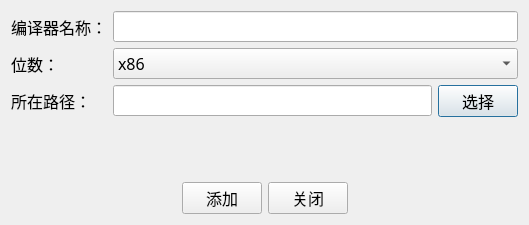
<?xml version="1.0" encoding="UTF-8"?>
<ui version="4.0">
 <class>CompilerDlg</class>
 <widget class="QDialog" name="CompilerDlg">
  <property name="geometry">
   <rect>
    <x>0</x>
    <y>0</y>
    <width>529</width>
    <height>225</height>
   </rect>
  </property>
  <property name="font">
   <font>
    <family>微软雅黑</family>
    <pointsize>12</pointsize>
   </font>
  </property>
  <property name="windowTitle">
   <string>Dialog</string>
  </property>
  <property name="sizeGripEnabled">
   <bool>false</bool>
  </property>
  <property name="modal">
   <bool>false</bool>
  </property>
  <layout class="QVBoxLayout" name="verticalLayout">
   <item>
    <layout class="QFormLayout" name="formLayout">
     <item row="0" column="1">
      <widget class="QLineEdit" name="lne_name"/>
     </item>
     <item row="1" column="0">
      <widget class="QLabel" name="label_2">
       <property name="text">
        <string>位数：</string>
       </property>
      </widget>
     </item>
     <item row="1" column="1">
      <widget class="QComboBox" name="cbx_bits">
       <item>
        <property name="text">
         <string>x86</string>
        </property>
       </item>
       <item>
        <property name="text">
         <string>x64</string>
        </property>
       </item>
      </widget>
     </item>
     <item row="2" column="0">
      <widget class="QLabel" name="label_3">
       <property name="text">
        <string>所在路径：</string>
       </property>
      </widget>
     </item>
     <item row="2" column="1">
      <layout class="QHBoxLayout" name="horizontalLayout_3">
       <item>
        <widget class="QLineEdit" name="lne_path"/>
       </item>
       <item>
        <widget class="QPushButton" name="pbt_select">
         <property name="text">
          <string>选择</string>
         </property>
        </widget>
       </item>
      </layout>
     </item>
     <item row="0" column="0">
      <widget class="QLabel" name="label">
       <property name="text">
        <string>编译器名称：</string>
       </property>
      </widget>
     </item>
    </layout>
   </item>
   <item>
    <layout class="QHBoxLayout" name="horizontalLayout">
     <item>
      <spacer name="horizontalSpacer">
       <property name="orientation">
        <enum>Qt::Horizontal</enum>
       </property>
       <property name="sizeHint" stdset="0">
        <size>
         <width>40</width>
         <height>20</height>
        </size>
       </property>
      </spacer>
     </item>
     <item>
      <widget class="QPushButton" name="pbt_ok">
       <property name="text">
        <string>添加</string>
       </property>
      </widget>
     </item>
     <item>
      <widget class="QPushButton" name="pbt_cancel">
       <property name="text">
        <string>关闭</string>
       </property>
      </widget>
     </item>
     <item>
      <spacer name="horizontalSpacer_2">
       <property name="orientation">
        <enum>Qt::Horizontal</enum>
       </property>
       <property name="sizeHint" stdset="0">
        <size>
         <width>40</width>
         <height>20</height>
        </size>
       </property>
      </spacer>
     </item>
    </layout>
   </item>
  </layout>
 </widget>
 <resources/>
 <connections/>
</ui>
